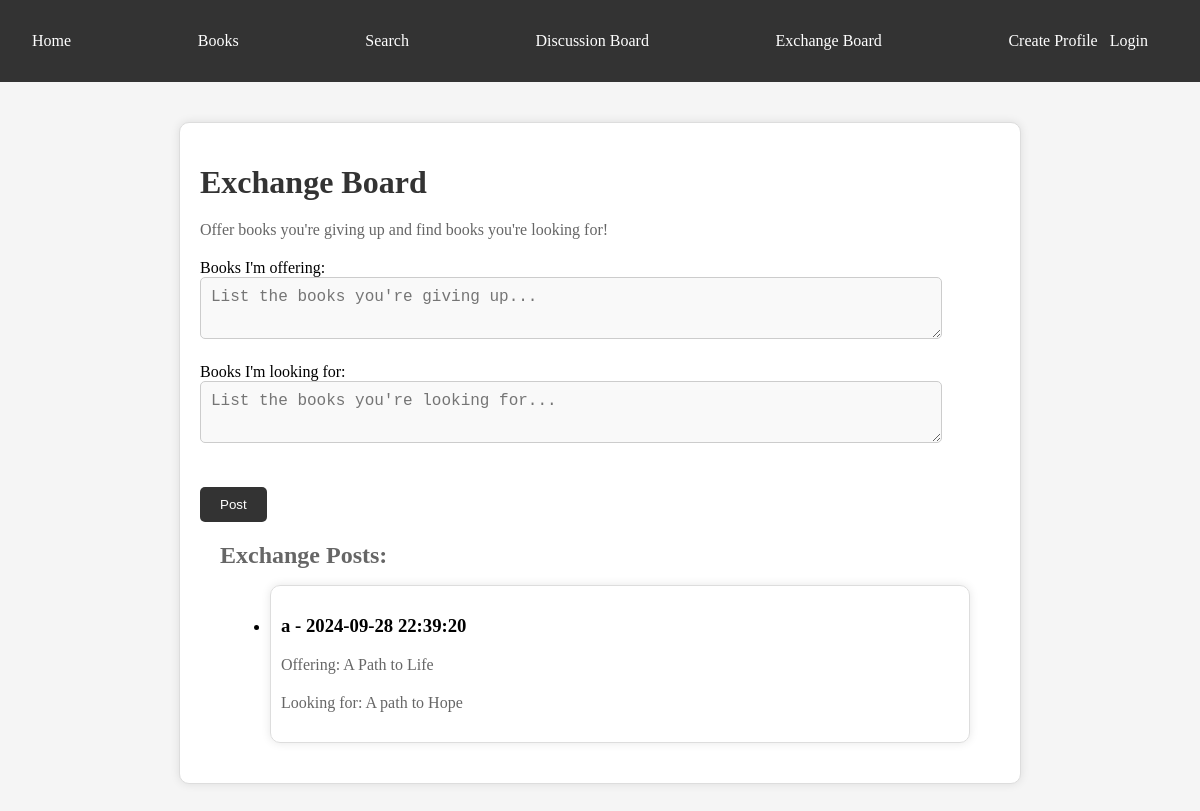
The page /exchange_board on the database its author committed.
### models.py (models this page shows, shortened)
class ExchangePost(Base):
    __tablename__ = 'exchange_posts'
    id = Column(Integer, primary_key=True)
    offering = Column(Text, nullable=False)
    looking_for = Column(Text, nullable=False)
    user_id = Column(Integer, ForeignKey('user_profiles.id'))
    user = relationship("UserProfile", backref="exchange_posts")
    created_at = Column(DateTime, default=datetime.utcnow)

class UserProfile(Base, UserMixin):
    __tablename__ = 'user_profiles'
    id = Column(Integer, primary_key=True)
    username = Column(String(50), nullable=False)
    email = Column(String(100), nullable=False)
    password = Column(String(100), nullable=False)
    book_collection = Column(String(100), nullable=True)
    preferences = Column(String(100), nullable=True)

### routes.py (the view, shortened to what this page needs)
@routes.route('/exchange_board', methods=['GET', 'POST'])
def exchange_board():
    exchange_posts = db.session.query(ExchangePost).order_by(ExchangePost.created_at.desc()).all()
    error = None
    return render_template('exchange_board.html', exchange_posts=exchange_posts, error=error)

### templates/exchange_board.html (shortened to what this page needs)
<!DOCTYPE html>
<html lang="en">
<head>
    <link rel="stylesheet" href="static/styles.css">
</head>
<body>
    <header>
        <nav>
            <ul>
                <li><a href="{{ url_for('routes.index') }}">Home</a></li>
                <li><a href="{{ url_for('routes.books') }}">Books</a></li>
                <li><a href="{{ url_for('routes.search') }}">Search</a></li>
                <li><a href="{{ url_for('routes.discussion_board') }}">Discussion Board</a></li>
                <li><a href="{{ url_for('routes.exchange_board') }}">Exchange Board</a></li>
                <li class="nav-right">
                    {% if not current_user.is_authenticated %}
                        <a href="{{ url_for('routes.create_profile') }}">Create Profile</a>&nbsp;&nbsp;
                        <a href="{{ url_for('routes.main') }}">Login</a>
                    {% else %}
                        <a href="{{ url_for('routes.logout') }}">Logout</a>
                    {% endif %}
                </li>
            </ul>
        </nav>
    </header>
    <div class="container">
        <h1>Exchange Board</h1>
        <p>Offer books you're giving up and find books you're looking for!</p>
        <form method="POST" action="" onsubmit="return validateForm()">
            <div class="form-group">
                <label for="offering">Books I'm offering:</label>
                <textarea class="form-control" name="offering" placeholder="List the books you're giving up..."></textarea>
            </div>
            <div class="form-group">
                <label for="looking_for">Books I'm looking for:</label>
                <textarea class="form-control" name="looking_for" placeholder="List the books you're looking for..."></textarea>
            </div>
            <button class="btn">Post</button>
        </form>
        <div class="search-results">
            <h2>Exchange Posts:</h2>
            <ul>
            {% for post in exchange_posts %}
                <li class="search-result">
                    <h3>{{ post.user.username }} - {{ post.created_at.strftime('%Y-%m-%d %H:%M:%S') }}</h3>
                    <p>Offering: {{ post.offering }}</p>
                    <p>Looking for: {{ post.looking_for }}</p>
                </li>
            {% endfor %}
            </ul>
        </div>
    </div>
</body>
</html>

### static/styles.css (style rules this page uses)
body { font-family: 'Merriweather', serif; background-color: #f5f5f5; margin: 0; padding: 0; }
header { background-color: #333; color: #fff; padding: 1em; text-align: center; }
nav { background-color: #333; color: #fff; padding: 1em; text-align: center; }
nav ul { list-style: none; margin: 0; padding: 0; display: flex; justify-content: space-between; }
nav li { margin-right: 20px; }
nav a { color: #fff; text-decoration: none; }
.container { max-width: 800px; margin: 40px auto; padding: 20px; background-color: #fff; border: 1px solid #ddd; box-shadow: 0 0 10px rgba(0, 0, 0, 0.1); border-radius: 10px; }
.form-group { margin-bottom: 20px; }
.form-control { width: 90%; height: 40px; padding: 10px; font-size: 16px; border: 1px solid #ccc; background-color: #f9f9f9; color: #333; border-radius: 5px; }
.btn { background-color: #333; color: #fff; padding: 10px 20px; border: none; border-radius: 5px; cursor: pointer; margin-top: 20px; }
h1 { color: #333; margin-bottom: 20px; }
h2 { color: #666; margin-bottom: 10px; }
p { color: #666; margin-bottom: 20px; }
.search-results { margin: 20px; }
.search-result { margin: 10px; padding: 10px; border: 1px solid #ddd; border-radius: 10px; box-shadow: 0 0 10px rgba(0, 0, 0, 0.1); }

### rows shown on the page
ExchangePost: user.username "a", created_at "2024-09-28 22:39:20", offering "A Path to Life", looking_for "A path to Hope"
